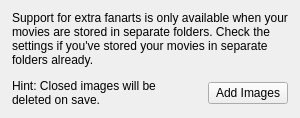
          <widget class="QWidget" name="tab_5">
           <attribute name="title">
            <string>Extra Fanarts</string>
           </attribute>
           <layout class="QVBoxLayout" name="verticalLayout_7" stretch="0,1,0">
            <property name="leftMargin">
             <number>12</number>
            </property>
            <property name="rightMargin">
             <number>12</number>
            </property>
            <item>
             <widget class="MessageLabel" name="labelSepFoldersWarning">
              <property name="text">
               <string>Support for extra fanarts is only available when your movies are stored in separate folders. Check the settings if you've stored your movies in separate folders already.</string>
              </property>
              <property name="wordWrap">
               <bool>true</bool>
              </property>
             </widget>
            </item>
            <item>
             <widget class="ImageGallery" name="fanarts" native="true"/>
            </item>
            <item>
             <layout class="QHBoxLayout" name="horizontalLayout_5" stretch="1,0,0">
              <item>
               <widget class="QLabel" name="label_16">
                <property name="font">
                 <font>
                  <family>Helvetica Neue</family>
                 </font>
                </property>
                <property name="text">
                 <string>Hint: Closed images will be deleted on save.</string>
                </property>
                <property name="wordWrap">
                 <bool>true</bool>
                </property>
               </widget>
              </item>
              <item>
               <spacer name="horizontalSpacer_3">
                <property name="orientation">
                 <enum>Qt::Horizontal</enum>
                </property>
                <property name="sizeHint" stdset="0">
                 <size>
                  <width>40</width>
                  <height>20</height>
                 </size>
                </property>
               </spacer>
              </item>
              <item>
               <widget class="QPushButton" name="btnAddExtraFanart">
                <property name="text">
                 <string>Add Images</string>
                </property>
                <property name="dropShadow" stdset="0">
                 <bool>true</bool>
                </property>
               </widget>
              </item>
             </layout>
            </item>
           </layout>
          </widget>
